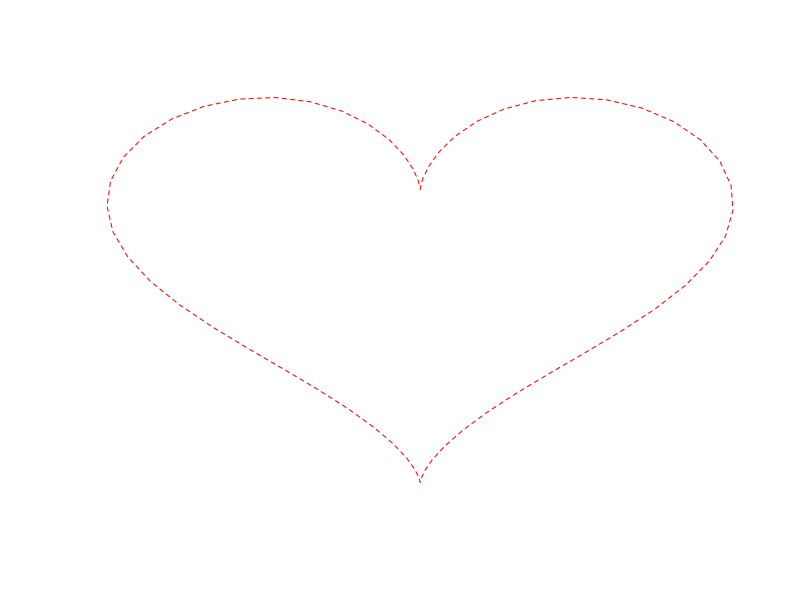
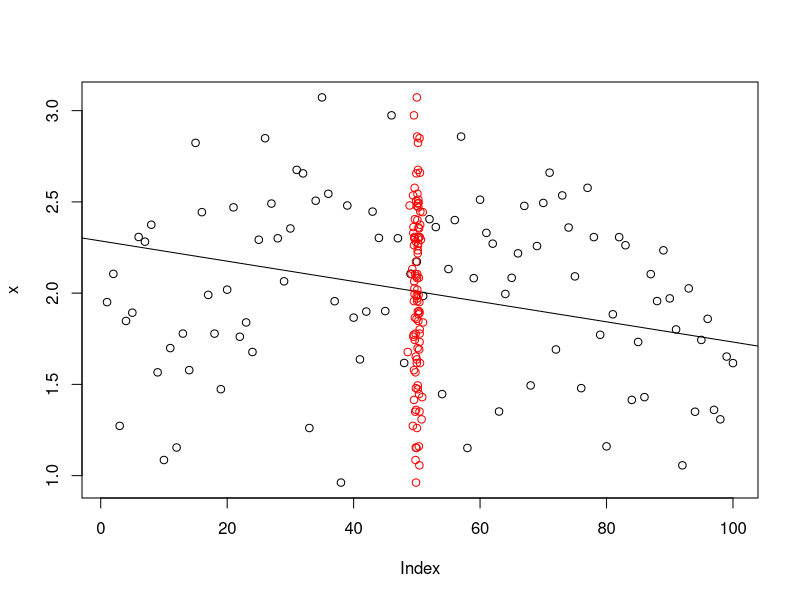

The R script that drew these images, in order:
## ---- chunk 1
knitr::opts_chunk$set(echo = FALSE)
## ---- chunk 2
data <- data.frame(t=seq(0, 2*pi, by=0.1) )
xfun <- function(t) 16*sin(t)^3
yfun <- function(t) 13*cos(t)-5*cos(2*t)-2*cos(3*t)-cos(4*t)
data$y <- yfun(data$t)
data$x <- xfun(data$t)

plot(data$x,data$y, type="l", col="red", lty=2, axes=F, ylab="", xlab="")
## ---- chunk 3

x <- rnorm(100, 2, 0.5)
y <- rnorm(100, 50, 0.4)
plot(x)
abline(lm(x~y))
points(y,x, col="red")
